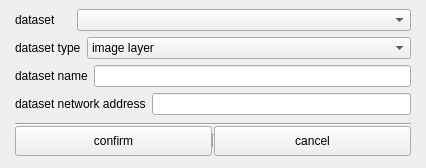
<?xml version="1.0" encoding="UTF-8"?>
<ui version="4.0">
 <class>CGxAddDataSetWindow</class>
 <widget class="QWidget" name="CGxAddDataSetWindow">
  <property name="geometry">
   <rect>
    <x>0</x>
    <y>0</y>
    <width>426</width>
    <height>168</height>
   </rect>
  </property>
  <property name="minimumSize">
   <size>
    <width>0</width>
    <height>0</height>
   </size>
  </property>
  <property name="maximumSize">
   <size>
    <width>16777215</width>
    <height>16777215</height>
   </size>
  </property>
  <property name="windowTitle">
   <string>CGxAddDataSetWindow</string>
  </property>
  <property name="styleSheet">
   <string notr="true"/>
  </property>
  <layout class="QVBoxLayout" name="verticalLayout">
   <property name="leftMargin">
    <number>15</number>
   </property>
   <property name="topMargin">
    <number>9</number>
   </property>
   <property name="rightMargin">
    <number>15</number>
   </property>
   <item>
    <layout class="QHBoxLayout" name="horizontalLayout">
     <item>
      <widget class="QLabel" name="label">
       <property name="text">
        <string>dataset     </string>
       </property>
      </widget>
     </item>
     <item>
      <widget class="QComboBox" name="pDataSetDriveCBBox">
       <property name="sizePolicy">
        <sizepolicy hsizetype="Expanding" vsizetype="Fixed">
         <horstretch>0</horstretch>
         <verstretch>0</verstretch>
        </sizepolicy>
       </property>
       <property name="editable">
        <bool>false</bool>
       </property>
      </widget>
     </item>
    </layout>
   </item>
   <item>
    <layout class="QHBoxLayout" name="horizontalLayout_4">
     <item>
      <widget class="QLabel" name="label_5">
       <property name="text">
        <string>dataset type</string>
       </property>
      </widget>
     </item>
     <item>
      <widget class="QComboBox" name="pLayerTypeCBBox">
       <property name="sizePolicy">
        <sizepolicy hsizetype="Expanding" vsizetype="Fixed">
         <horstretch>0</horstretch>
         <verstretch>0</verstretch>
        </sizepolicy>
       </property>
       <item>
        <property name="text">
         <string>image layer</string>
        </property>
       </item>
       <item>
        <property name="text">
         <string>elevation layer</string>
        </property>
       </item>
      </widget>
     </item>
    </layout>
   </item>
   <item>
    <layout class="QHBoxLayout" name="horizontalLayout_2">
     <item>
      <widget class="QLabel" name="label_2">
       <property name="text">
        <string>dataset name</string>
       </property>
      </widget>
     </item>
     <item>
      <widget class="CGxLimitLineEdit" name="pDataSetNameEdit">
       <property name="contextMenuPolicy">
        <enum>Qt::NoContextMenu</enum>
       </property>
      </widget>
     </item>
    </layout>
   </item>
   <item>
    <layout class="QHBoxLayout" name="horizontalLayout_3">
     <item>
      <widget class="QLabel" name="label_3">
       <property name="text">
        <string>dataset network address</string>
       </property>
      </widget>
     </item>
     <item>
      <widget class="CGxLimitLineEdit" name="pDataSetWebsiteEdit">
       <property name="sizePolicy">
        <sizepolicy hsizetype="Expanding" vsizetype="Fixed">
         <horstretch>0</horstretch>
         <verstretch>0</verstretch>
        </sizepolicy>
       </property>
       <property name="minimumSize">
        <size>
         <width>250</width>
         <height>0</height>
        </size>
       </property>
       <property name="contextMenuPolicy">
        <enum>Qt::NoContextMenu</enum>
       </property>
      </widget>
     </item>
    </layout>
   </item>
   <item>
    <layout class="QVBoxLayout" name="verticalLayout_2">
     <property name="spacing">
      <number>0</number>
     </property>
     <property name="topMargin">
      <number>2</number>
     </property>
     <item>
      <widget class="Line" name="line">
       <property name="orientation">
        <enum>Qt::Horizontal</enum>
       </property>
      </widget>
     </item>
     <item>
      <layout class="QHBoxLayout" name="horizontalLayout_6" stretch="0,0,0">
       <property name="spacing">
        <number>0</number>
       </property>
       <item>
        <widget class="QPushButton" name="pOkBtn">
         <property name="sizePolicy">
          <sizepolicy hsizetype="Expanding" vsizetype="Fixed">
           <horstretch>0</horstretch>
           <verstretch>0</verstretch>
          </sizepolicy>
         </property>
         <property name="minimumSize">
          <size>
           <width>0</width>
           <height>30</height>
          </size>
         </property>
         <property name="styleSheet">
          <string notr="true"/>
         </property>
         <property name="text">
          <string>confirm</string>
         </property>
        </widget>
       </item>
       <item>
        <widget class="Line" name="line_2">
         <property name="minimumSize">
          <size>
           <width>2</width>
           <height>13</height>
          </size>
         </property>
         <property name="maximumSize">
          <size>
           <width>2</width>
           <height>13</height>
          </size>
         </property>
         <property name="orientation">
          <enum>Qt::Vertical</enum>
         </property>
        </widget>
       </item>
       <item>
        <widget class="QPushButton" name="pCancelBtn">
         <property name="sizePolicy">
          <sizepolicy hsizetype="Expanding" vsizetype="Fixed">
           <horstretch>0</horstretch>
           <verstretch>0</verstretch>
          </sizepolicy>
         </property>
         <property name="minimumSize">
          <size>
           <width>0</width>
           <height>30</height>
          </size>
         </property>
         <property name="styleSheet">
          <string notr="true"/>
         </property>
         <property name="text">
          <string>cancel</string>
         </property>
        </widget>
       </item>
      </layout>
     </item>
    </layout>
   </item>
  </layout>
 </widget>
 <layoutdefault spacing="6" margin="11"/>
 <customwidgets>
  <customwidget>
   <class>CGxLimitLineEdit</class>
   <extends>QLineEdit</extends>
   <header location="global">GxLimitLineEdit.h</header>
  </customwidget>
 </customwidgets>
 <resources/>
 <connections/>
</ui>
